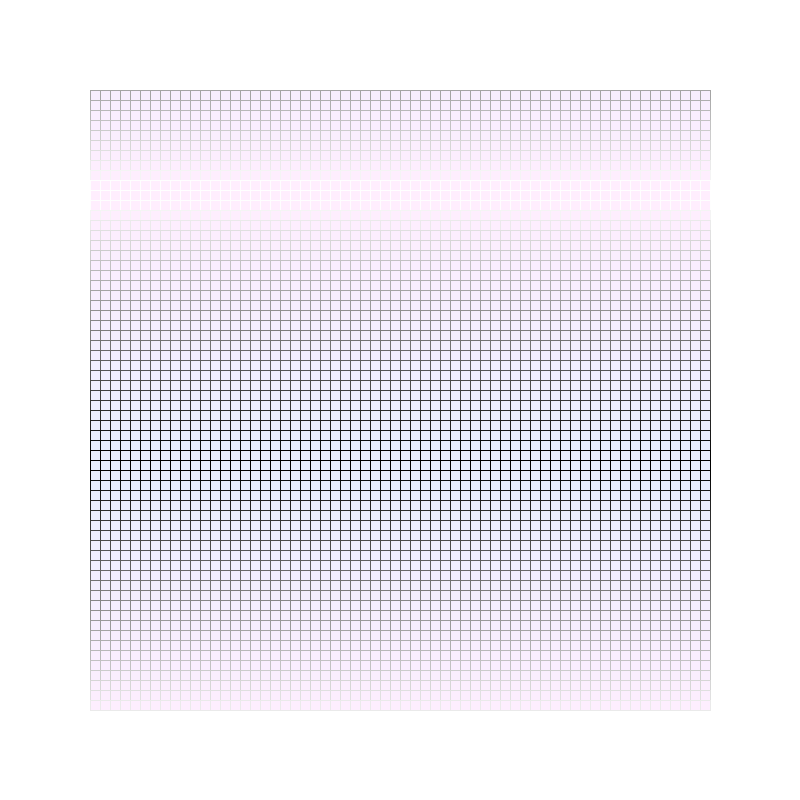
Frame 1 (no input)
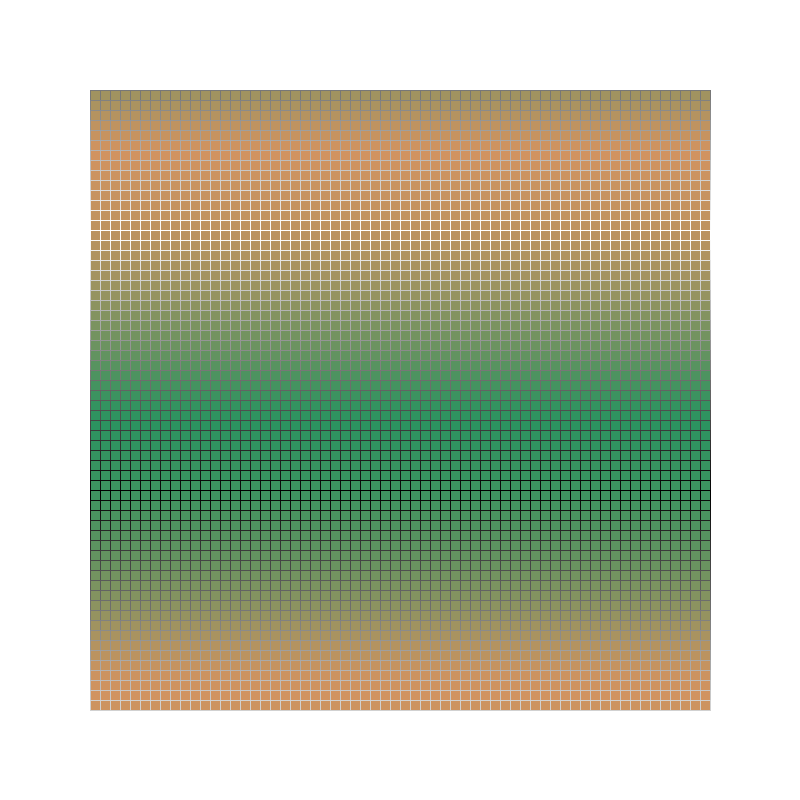
Frame 60 (the mouse pressed at the canvas centre just before this capture)
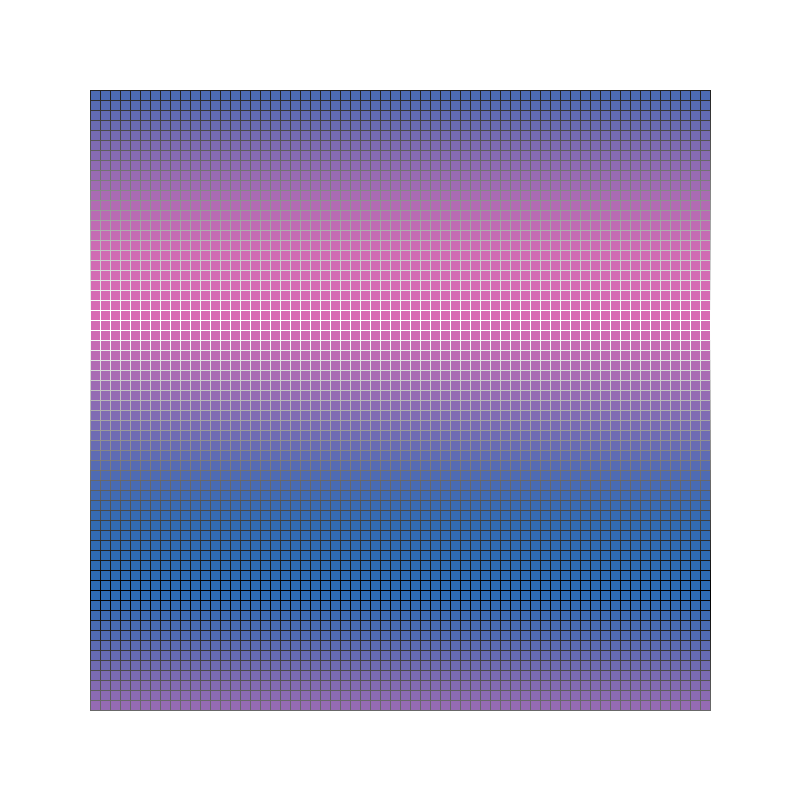
Frame 120 (the mouse held since frame 60 and released just before this capture)

The Processing sketch that drew these frames (run headless with seeded random() and noise(); from frame 60 on, the mouse is pressed at the canvas centre):

// Processing sketch: processing_139484
// ── processing_139484.pde

/*
Jaeseong Yi
 March 16 2014
 Creative Computing Section B
 assignment 2 & 3
 Benjamin Bacon
 */


void setup(){
size(800, 800);
background(255);
frameRate(9);
smooth();
}

void draw(){
int c1 = int(random(0,255));
int c2 = int(random(0,255));
int c3 = int(random(0,255));
int t1 = int(random(0,100));
int direction1 = 10;
int i = 90;
while ( i <= 700 ) {  // outter
  int j = 90;
  while ( j <= 700 ) {  // inner
    stroke(c1, c1, c1);
    fill(c1, c2, c3, t1);
    rect(j, i, 10, 10);      
    j = j + 10;
  }
  i = i + 10;
  
  
  c1=c1+direction1;
  if (c1>255) {
    direction1=-10;
  }
  else if (c1<0) {
    direction1=10;
  }
}
}
